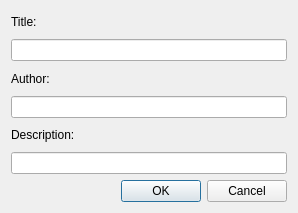
<?xml version="1.0" encoding="UTF-8"?>
<ui version="4.0">
 <class>editdeckwindow</class>
 <widget class="QDialog" name="editdeckwindow">
  <property name="geometry">
   <rect>
    <x>0</x>
    <y>0</y>
    <width>298</width>
    <height>213</height>
   </rect>
  </property>
  <property name="windowTitle">
   <string>Dialog</string>
  </property>
  <layout class="QGridLayout" name="gridLayout">
   <item row="0" column="0">
    <widget class="QLabel" name="fTitleLabel">
     <property name="text">
      <string>Title:</string>
     </property>
    </widget>
   </item>
   <item row="1" column="0">
    <widget class="QLineEdit" name="fTitle"/>
   </item>
   <item row="2" column="0">
    <widget class="QLabel" name="fAuthorLabel">
     <property name="text">
      <string>Author:</string>
     </property>
    </widget>
   </item>
   <item row="3" column="0">
    <widget class="QLineEdit" name="fAuthor"/>
   </item>
   <item row="4" column="0">
    <widget class="QLabel" name="fDescriptionLabel">
     <property name="text">
      <string>Description:</string>
     </property>
    </widget>
   </item>
   <item row="5" column="0">
    <widget class="QLineEdit" name="fDescription"/>
   </item>
   <item row="6" column="0">
    <widget class="QDialogButtonBox" name="fButtonBox">
     <property name="orientation">
      <enum>Qt::Horizontal</enum>
     </property>
     <property name="standardButtons">
      <set>QDialogButtonBox::Cancel|QDialogButtonBox::Ok</set>
     </property>
    </widget>
   </item>
  </layout>
 </widget>
 <resources/>
 <connections/>
</ui>
